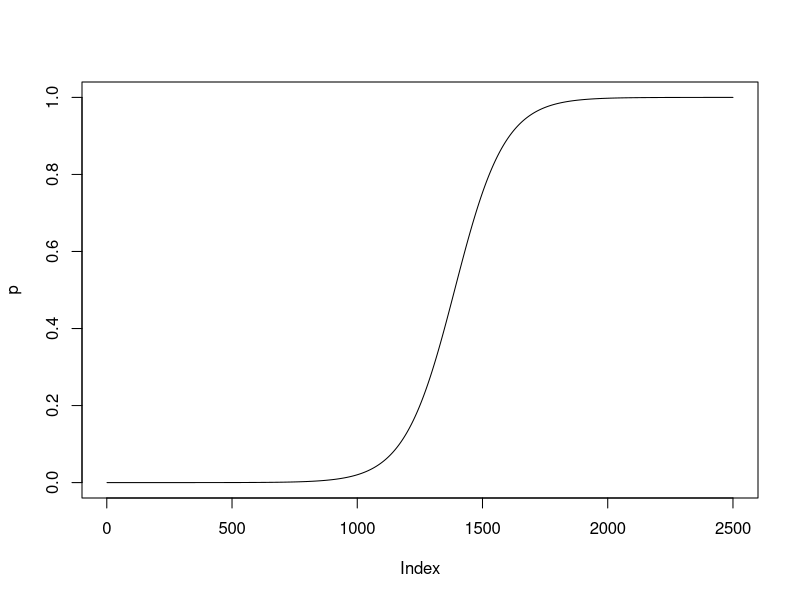

This chart was generated by the following R code:
 
K = 1
r = .01
overallgrowth = function(pt) r*pt*(K-pt)

LEN = 2500
p0 = .000001
p = array(LEN)
p[1] = p0

for (t in 1:(LEN-1)) {
  p[t+1] = p[t] + overallgrowth(p[t])
}

plot(p, type="l")